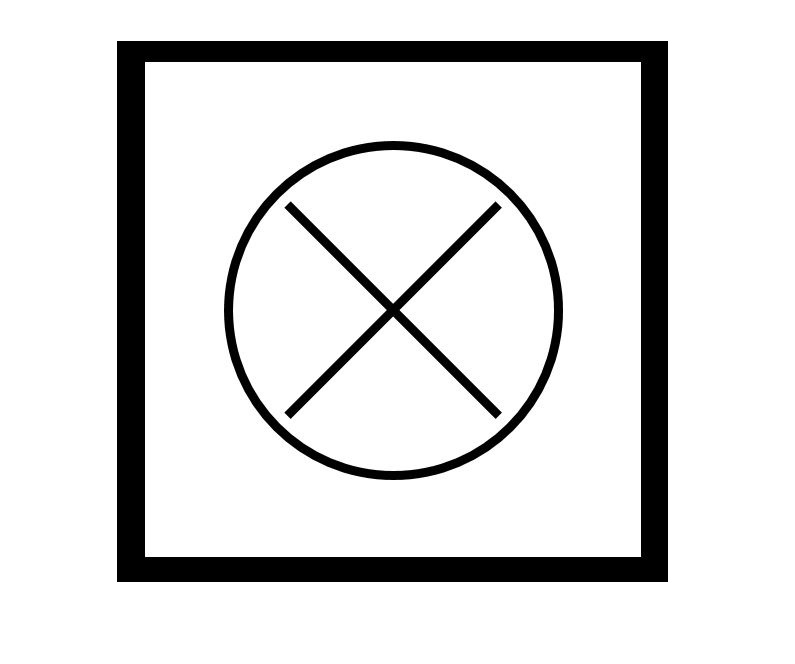
//> input picture temp.JPG, 795 x 664 px
$ ./cross_detection temp.JPG   (built with g++ and OpenCV 4)
//> lines starting //> are read from the running program, lines starting //| are printed output that depends on the picture; after the words box and inside, x2 and y2 are one past the last pixel; in counts of white or black regions, pixels touching at a corner belong together; pictures that were not available may be replaced by others from this repository, and a replacement may not be noted
#include <stdio.h>
#include <iostream>
#include "opencv2/core.hpp"
#include "opencv2/features2d.hpp"
#include "opencv2/xfeatures2d.hpp"
#include "opencv2/highgui.hpp"
#include "opencv2/opencv.hpp"

#define FORWARD 255904
#define BACK	2424832

using namespace cv;
using namespace std;
using namespace cv::xfeatures2d;

//Additional functions
Mat FindMark(Mat* thresh, Mat* frame);
void DrawOutline(vector<Point> poligon, Mat *frame);
void DivideSquare(vector<Point> poligon, Mat *frame);
float distance(Point p1, Point p2);

int main(int argc, char** argv)
{

	///-- STEP 1 : Extract features from template

	//load template and blur it
	Mat img = imread(argv[1], 0);
//> img is the input picture: 664 rows x 795 cols, CV_8UC1; min 0, max 255, mean 222.6
	GaussianBlur(img, img, Size(3, 3), 4);
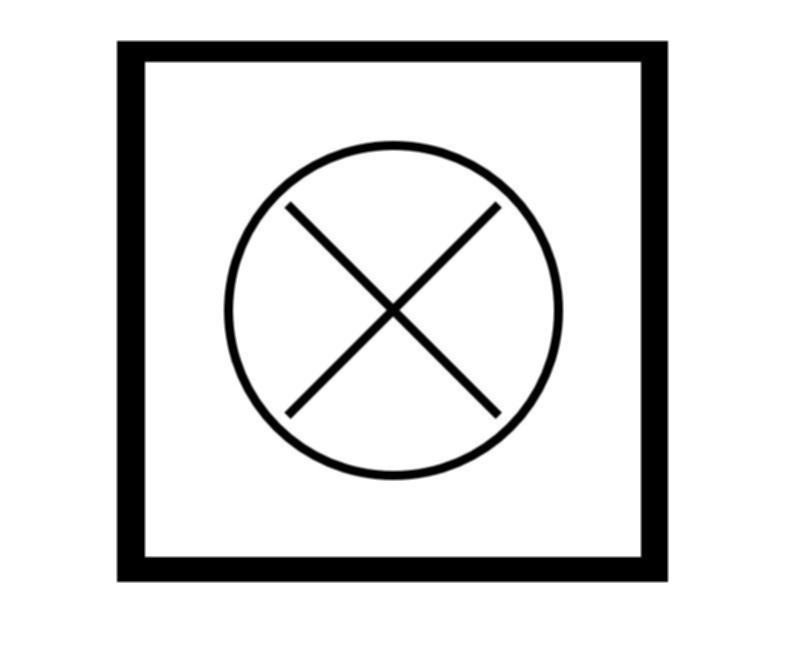
//> img: 664 rows x 795 cols, CV_8UC1; 9.14% of pixels changed, all inside (x1, y1, x2, y2) = (111, 40, 672, 584)

	if (img.empty()) {
		cout << "can't read image" << endl;
		return -1;
	}

	//feature detection variables
	vector<KeyPoint> keypoints_1, keypoints_2;
	Mat descriptors_1, descriptors_2;

	//set feature detector
	Ptr<SiftFeatureDetector> detector = SiftFeatureDetector::create(0, 3, 0.04, 10, 0.9);
	detector->detect(img, keypoints_1);
//> keypoints_1 = 125 keypoints; strongest (x, y, size): (494, 208, 7.4), (291, 412, 7.2), (291, 208, 7.4), (495, 412, 7.5)

	//set descriptor extractor
	Ptr<SiftDescriptorExtractor> extractor = SiftDescriptorExtractor::create();
	extractor->compute(img, keypoints_1, descriptors_1);

	//show keypoints detected
	Mat display = img.clone();
	drawKeypoints(display, keypoints_1, display);
	imshow("display", display);
	waitKey(-1);

	/// -- STEP 2 : Load video and binarize frame

	//load video
	VideoCapture capture("C:/images/video3.mp4");
	if (!capture.isOpened())
		throw "Error: cannot read video";

	for (; ; )
	{
		Mat frame, frame_gray, frame_thresh;

		//load frame, binarize it
		capture >> frame;
		if (frame.empty()) break;

		GaussianBlur(frame, frame, Size(3, 3), 4);
		addWeighted(frame, 1.5, frame, -0.5, 0, frame);
		cvtColor(frame, frame_gray, COLOR_BGR2GRAY);
		adaptiveThreshold(frame_gray, frame_thresh, 255, ADAPTIVE_THRESH_GAUSSIAN_C, THRESH_BINARY, 15, 2);
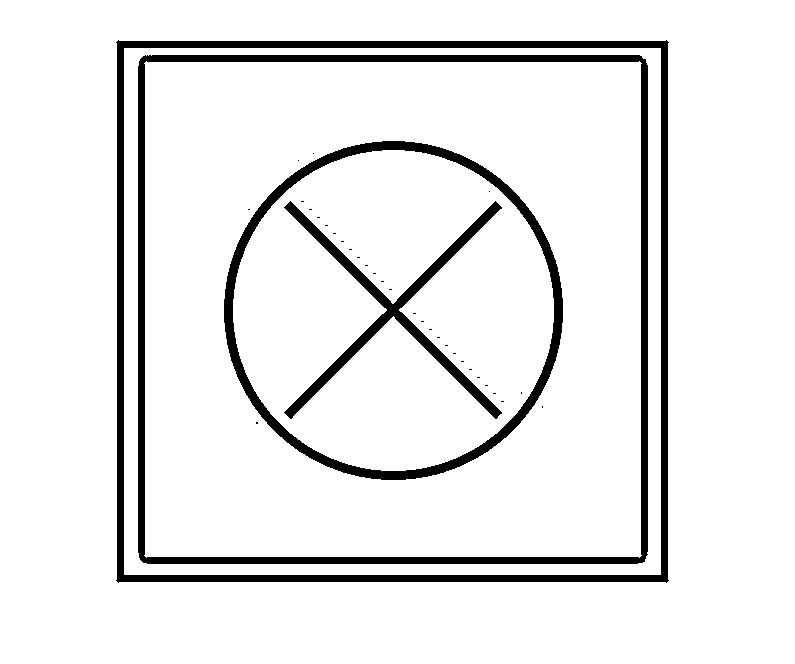
//> frame_thresh: 664 rows x 795 cols, CV_8UC1; 91.7% white; 35 black regions (31 under 20 px), largest, box (x1, y1, x2, y2) and area: (116, 40, 669, 583) 15100, (138, 55, 648, 564) 13933, (224, 141, 563, 480) 9284, (284, 201, 502, 419) 5404
		imshow("Adaptative threshold", frame_thresh);

		///-- STEP 3: Find in the thresholded possible mark outlines with shape detection
		/// we will use the outline as our ROI
		Mat ROI;
		ROI = FindMark(&frame_thresh, &frame);
//> in FindMark, `Canny(frame_thresh_copy.clone(), canny, 250, 250 * 3);`:
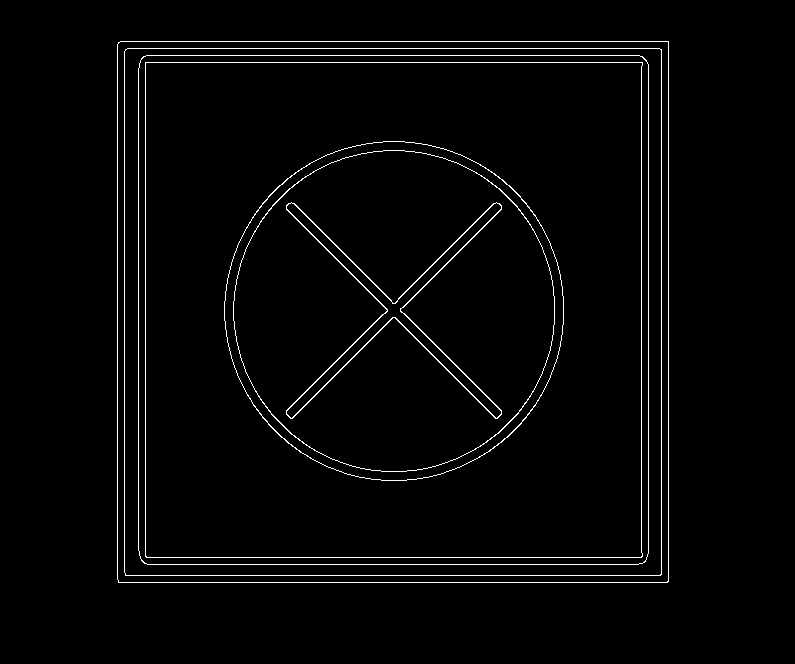
//> canny: 664 rows x 795 cols, CV_8UC1; 2.3% white in thin lines or dots, all inside (x1, y1, x2, y2) = (117, 41, 669, 583)
//> in FindMark, `findContours(canny, cnts, CV_RETR_TREE, CV_CHAIN_APPROX_SIMPLE);`: cnts = 14 contours; largest, box (x1, y1, x2, y2) and area: (117, 41, 669, 583) 298084, (117, 41, 669, 583) 298081, (124, 48, 662, 576) 282990, (124, 48, 662, 576) 282988, (138, 55, 649, 565) 259460
//| 14  contornos detectados
//> the loop in FindMark, `for (i = 0; i < cnts.size(); i++)` made 14 passes
//> peri on passes 1 to 12: 2181.7, 2179.3, 2125.1, 2122.7, 2022.8, 2020.4, 1983.7, 1981.3, 1124, 1121.7, 1063.7, 1061.4
//> after the loop in FindMark, `for (i = 0; i < cnts.size(); i++)`: poligon = 8 Points (x, y): [289, 203], [392, 303], [501, 206], [400, 308], [496, 418], [395, 317], [286, 413], [387, 311]
//| Encontrado(s) 8 candidato(s)
//> the loop in FindMark, `for (i = 0; i < candidates.size(); i++)` made 8 passes
//> (minx1 in DivideSquare, miny1 in DivideSquare, p1 in DivideSquare, minx2 in DivideSquare, miny2 in DivideSquare, p2 in DivideSquare, cX in DivideSquare, cY in DivideSquare) on passes 1 to 8: (118, 42, Point(118, 312), 118, 581, Point(393, 581), 393, 311.5), (117, 41, Point(392, 42), 667, 41, Point(667, 310), 392.8, 311.7), (125, 49, Point(125, 312), 125, 574, Point(393, 574), 392.9, 311.8), (124, 48, Point(391, 49), 659, 48, Point(660, 310), 392.6, 311.7), (141, 56, Point(142, 308), 141, 560, Point(392, 561), 393.3, 309.5), (144, 56, Point(395, 59), 642, 62, Point(644, 312), 393.2, 309.7), (145, 62, Point(145, 309), 146, 556, Point(394, 556), 393.7, 309.2), (145, 62, Point(393, 62), 641, 62, Point(641, 308), 393.7, 309.2)
//> pass 1, in FindMark, `DrawOutline(candidates[i], frame);`:
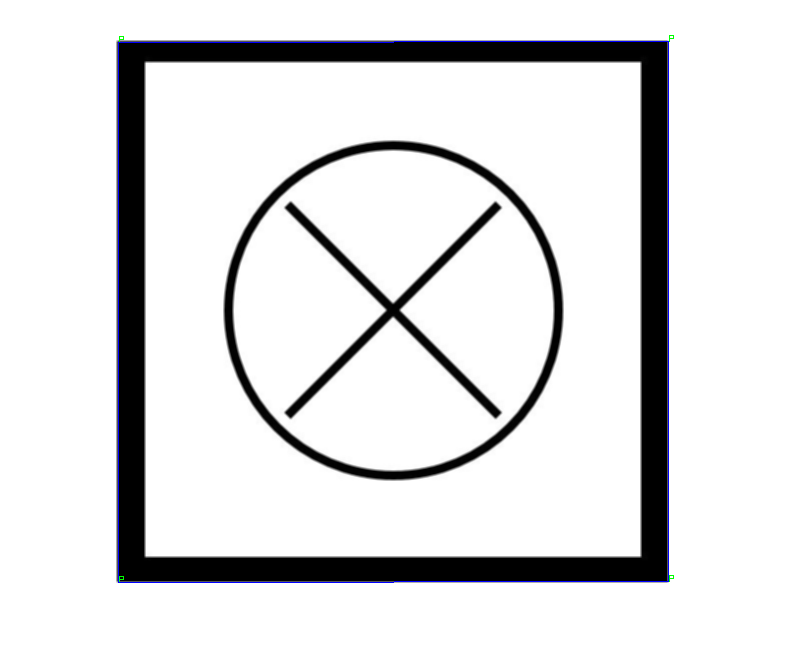
//> frame: 664 rows x 795 cols, CV_8UC3; mean B, G, R 223.2, 222.2, 222.2
//> after the loop in FindMark, `for (i = 0; i < candidates.size(); i++)`:
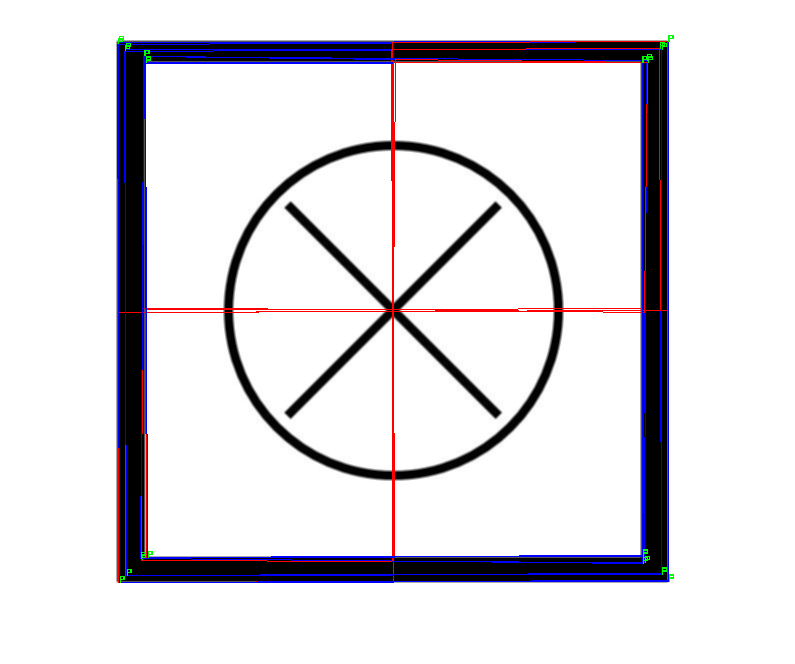
//> frame: 664 rows x 795 cols, CV_8UC3; mean B, G, R 224.9, 220.1, 222.7
//> in FindMark, `rectBoundedToMark = boundingRect(candidates[0]);`: rectBoundedToMark = Rect(118, 41, 551, 542)
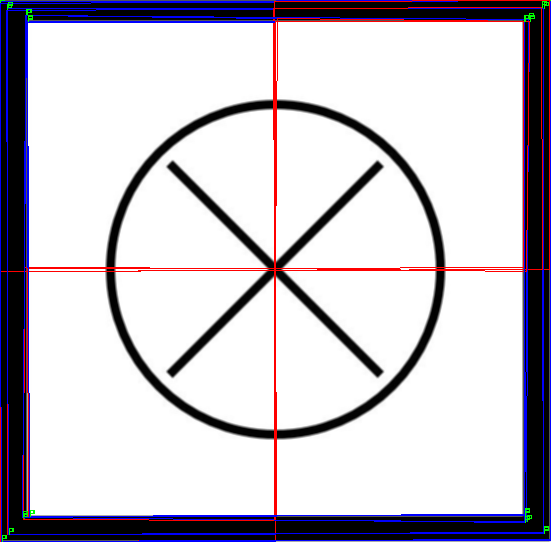
//> ROI: 542 rows x 551 cols, CV_8UC3; mean B, G, R 202.4, 194, 198.6

		/// -- STEP 4 : Extract features of the ROI
		detector->detect(ROI, keypoints_2);
//> keypoints_2 = 366 keypoints; strongest (x, y, size): (377, 167, 7.5), (173, 371, 7.5), (173, 167, 7.5), (377, 371, 7.5)
		extractor->compute(ROI, keypoints_2, descriptors_2);
		cout << "Keypoints de frame computados" << endl;

		/// -- STEP 5 : Find and filter matches
		BFMatcher matcher;

		//if the frame descriptor is empty
		//skip matching
		if (!descriptors_2.empty())
		{
			//Filter 1: Lowe's ratio
			std::vector<vector<cv::DMatch>> matches;
			matcher.knnMatch(descriptors_1, descriptors_2, matches, 5);
//> matches = 125 matches
			vector<DMatch> good_matches;
			const float ratio = 0.8;
			for (int i = 0; i < matches.size(); i++)
			{
				if (matches[i][0].distance < ratio * matches[i][1].distance)
				{
					good_matches.push_back(matches[i][0]);
				}

			}
//> this loop made 125 passes
			cout << good_matches.size() << " puntos filtrados con Lowe's Ratio " << endl;
//| 45 puntos filtrados con Lowe's Ratio


			//Filter 2: Cross checking
			vector<DMatch> matches12, matches21, good_matches2;
			matcher.match(descriptors_1, descriptors_2, matches12);
//> matches12 = 125 matches
			matcher.match(descriptors_2, descriptors_1, matches21);
//> matches21 = 366 matches

			for (size_t i = 0; i < matches12.size(); i++)
			{
				DMatch forward = matches12[i];
				DMatch backward = matches21[forward.trainIdx];
				if (backward.trainIdx == forward.queryIdx)
					good_matches2.push_back(forward);
			}
			cout << good_matches2.size() << " puntos filtrados con Cross-checking " << endl;
//| 52 puntos filtrados con Cross-checking


			///--Step 6: Present data
			Mat img_matches;
			drawMatches(img, keypoints_1, ROI, keypoints_2, good_matches2, img_matches, Scalar(0, 255, 0), Scalar(0, 255, 0),
				vector<char>(), DrawMatchesFlags::NOT_DRAW_SINGLE_POINTS);
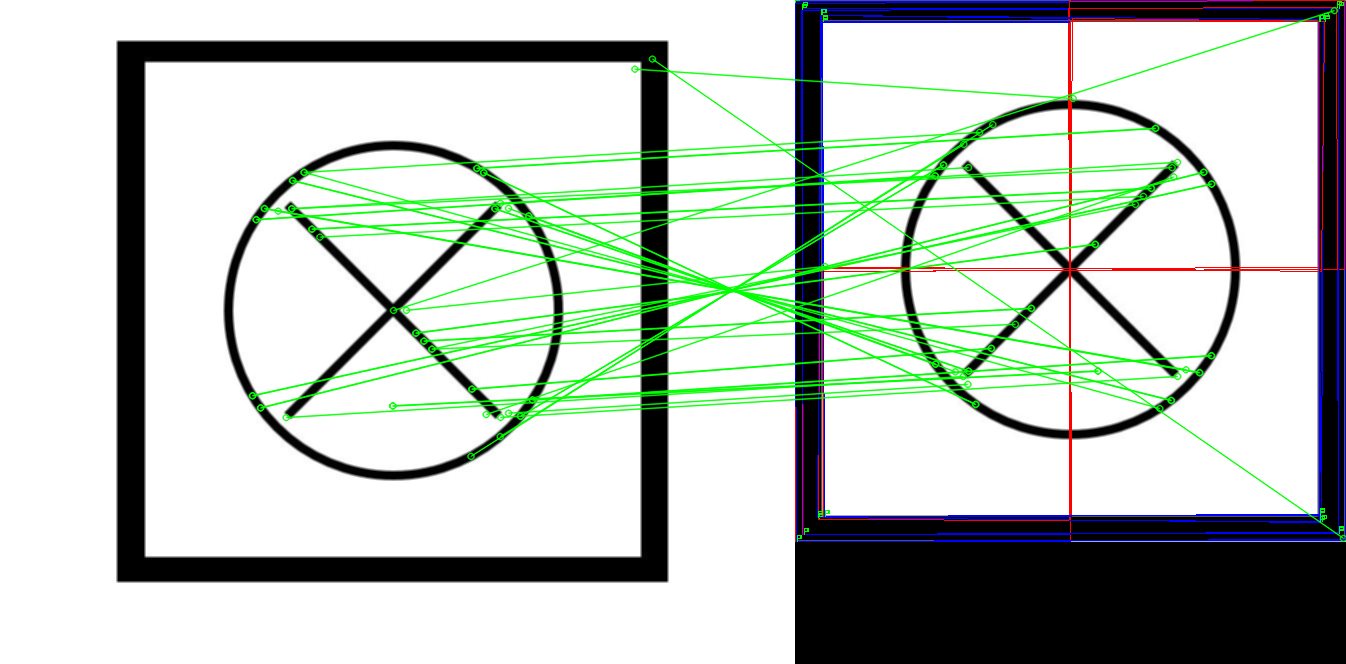
//> img_matches: 664 rows x 1346 cols, CV_8UC3; mean B, G, R 190.8, 198.1, 189.6
			imshow("matches", img_matches);
			imshow("frame", frame);

			//empty vectors
			good_matches.clear();
//> good_matches = 0 matches
			good_matches2.clear();
//> good_matches2 = 0 matches
			matches.clear();
//> matches = 0 matches
			keypoints_2.clear();
//> keypoints_2 = 0 keypoints
		}
		else {
			cout << "El descriptor del frame estaba vacio" << endl;
			imshow("ROI", ROI);
		}

		//exit with ESC key
		if (waitKey(-1) == 27)
//> the Esc key is pressed
		{
			cout << "esc key is pressed by user" << endl;
			break;
		}
	}

	return 0;
}

//This function returns a ROI
//enclosing the biggest 4 sided shape it finds
Mat FindMark(Mat * thresh, Mat * frame)
{
	vector<vector<Point>> cnts;
	vector<Point> poligon;
	vector<vector<Point>> candidates;
	Rect rectBoundedToMark;
	Mat frame_thresh_copy = thresh->clone();

	//preprocess image
	dilate(frame_thresh_copy, frame_thresh_copy, getStructuringElement(MORPH_ELLIPSE, Size(4, 4)));
	erode(frame_thresh_copy, frame_thresh_copy, getStructuringElement(MORPH_ELLIPSE, Size(4, 4)));
	GaussianBlur(frame_thresh_copy, frame_thresh_copy, Size(3, 3), 4);

	//find contours on the frame
	Mat canny;
	cout << " Buscando contornos... ";
	Canny(frame_thresh_copy.clone(), canny, 250, 250 * 3);
	findContours(canny, cnts, CV_RETR_TREE, CV_CHAIN_APPROX_SIMPLE);
	cout << cnts.size() << "  contornos detectados" << endl;

	//approximate contours to poligons
	int i;
	double peri;
	float MinArea = 500;
	bool ROI_found = false;

	for (i = 0; i < cnts.size(); i++) {
		peri = arcLength(cnts[i], 1);
		approxPolyDP(cnts[i], poligon, peri*0.01, 1);

		//find contours with 4 or 5 sides and
		//a minimun area
		Moments M;
		M = moments(cnts[i], true);
		if (poligon.size() == 4)
		{
			if (M.m00 > MinArea) {
				candidates.push_back(poligon);
				//MinArea = M.m00;
				ROI_found = true;
			}
		}
	}

	//Draw the result on frame
	if (!candidates.empty()) {
		cout << "Encontrado(s) " << candidates.size() << " candidato(s)" << endl;
		for (i = 0; i < candidates.size(); i++) {
			DrawOutline(candidates[i], frame);
			DivideSquare(candidates[i], frame);
		}

	}

	//Return a Rect enclosing the biggest rectangle
	//and prevent assertion errors
	//if there is no candidate
	//search on the whole image
	Mat frame_copy = frame->clone();
	if (ROI_found) {
		cout << "Marca encontrada" << endl;
		rectBoundedToMark = boundingRect(candidates[0]);
		return frame_copy(rectBoundedToMark);
	}
	else {
		cout << "Marca no encontrada" << endl;
		return frame_copy;
	}
}

//This function recieves an set of points and draws
//on the Mat "frame" the poligon they form
void DrawOutline(vector<Point> poligon, Mat *frame) {

		for (int i = 0; i < poligon.size(); i++) {
			putText(*frame, "P", Point(poligon[i].x, poligon[i].y), FONT_HERSHEY_SIMPLEX, 0.3, Scalar(0, 255, 0));
			if (i<poligon.size() - 1)
				line(*frame, poligon[i], poligon[i + 1], Scalar(255, 0, 0));
			else
				line(*frame, poligon[poligon.size() - 1], poligon[0], Scalar(255, 0, 0));
		}

}

//This function separates an arbitrary
//quadrant of a 4-sided shape
void DivideSquare(vector<Point> poligon, Mat *frame) {

	//find mean point between two
	//consecutive points
	float minx1 = min(poligon[0].x, poligon[1].x);
	float miny1 = min(poligon[0].y, poligon[1].y);
	Point p1 = Point(abs(poligon[0].x - poligon[1].x)/2+minx1, abs(poligon[0].y - poligon[1].y)/2+miny1);

	float minx2 = min(poligon[1].x, poligon[2].x);
	float miny2 = min(poligon[1].y, poligon[2].y);
	Point p2 = Point(abs(poligon[1].x - poligon[2].x) / 2 + minx2, abs(poligon[1].y - poligon[2].y) / 2 + miny2);

	//find center of contour
	Moments M; float cX, cY;
	M = moments(poligon);
	cX = M.m10 / M.m00;
	cY = M.m01 / M.m00;
	Point center = Point(cX, cY);

	//all these points should form a quadrant
	//of the square found
	line(*frame, p1, poligon[1], Scalar(0, 0, 255));
	line(*frame, poligon[1], p2, Scalar(0, 0, 255));
	line(*frame, p2, center, Scalar(0, 0, 255));
	line(*frame, center, p1, Scalar(0, 0, 255));

}

float distance(Point p1, Point p2) {
	float dist = sqrt(abs(p1.x - p2.x)^2 + abs(p1.y - p2.y)^2);
	return dist;
}
